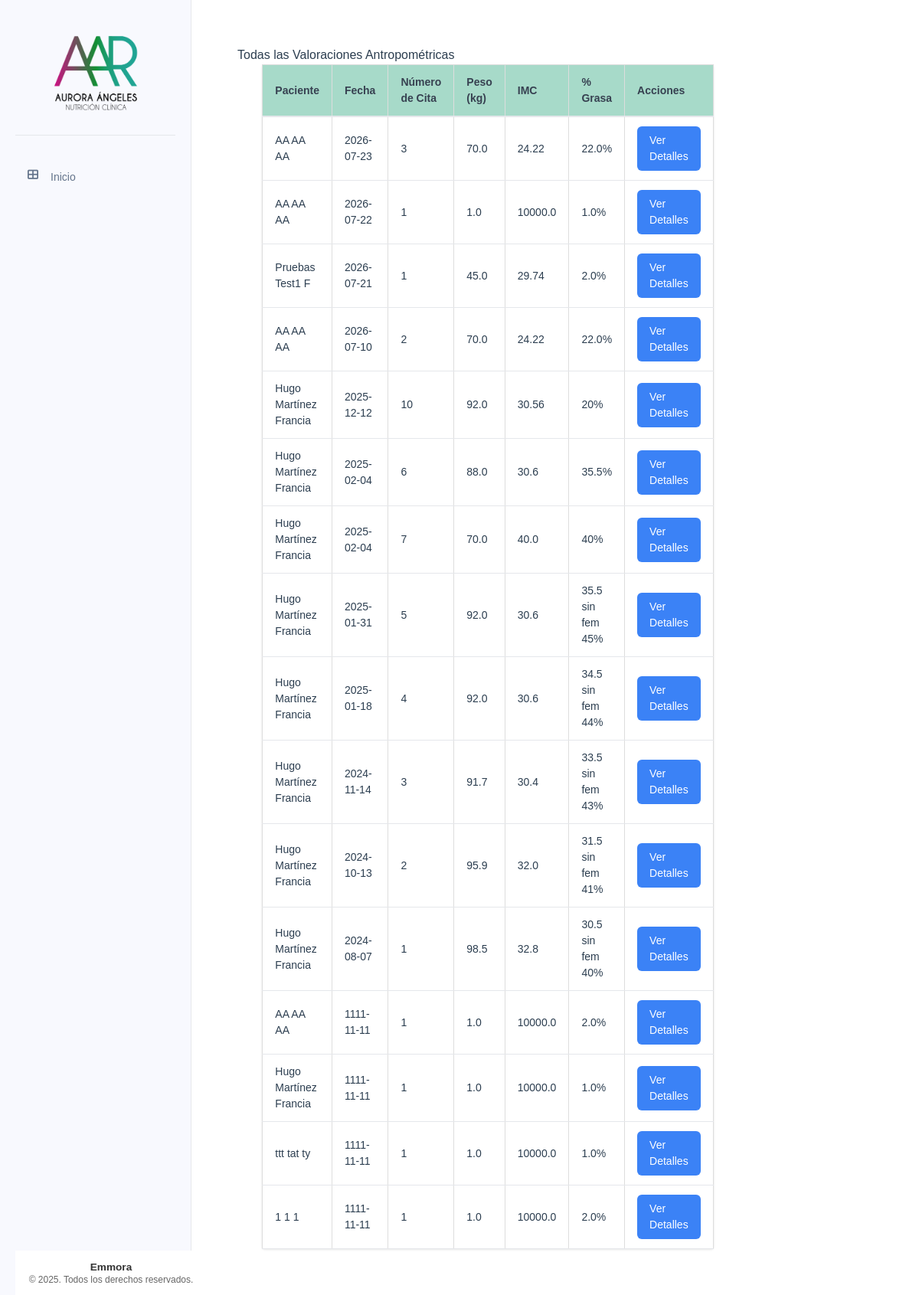
The app's page /valoraciones/, older data.
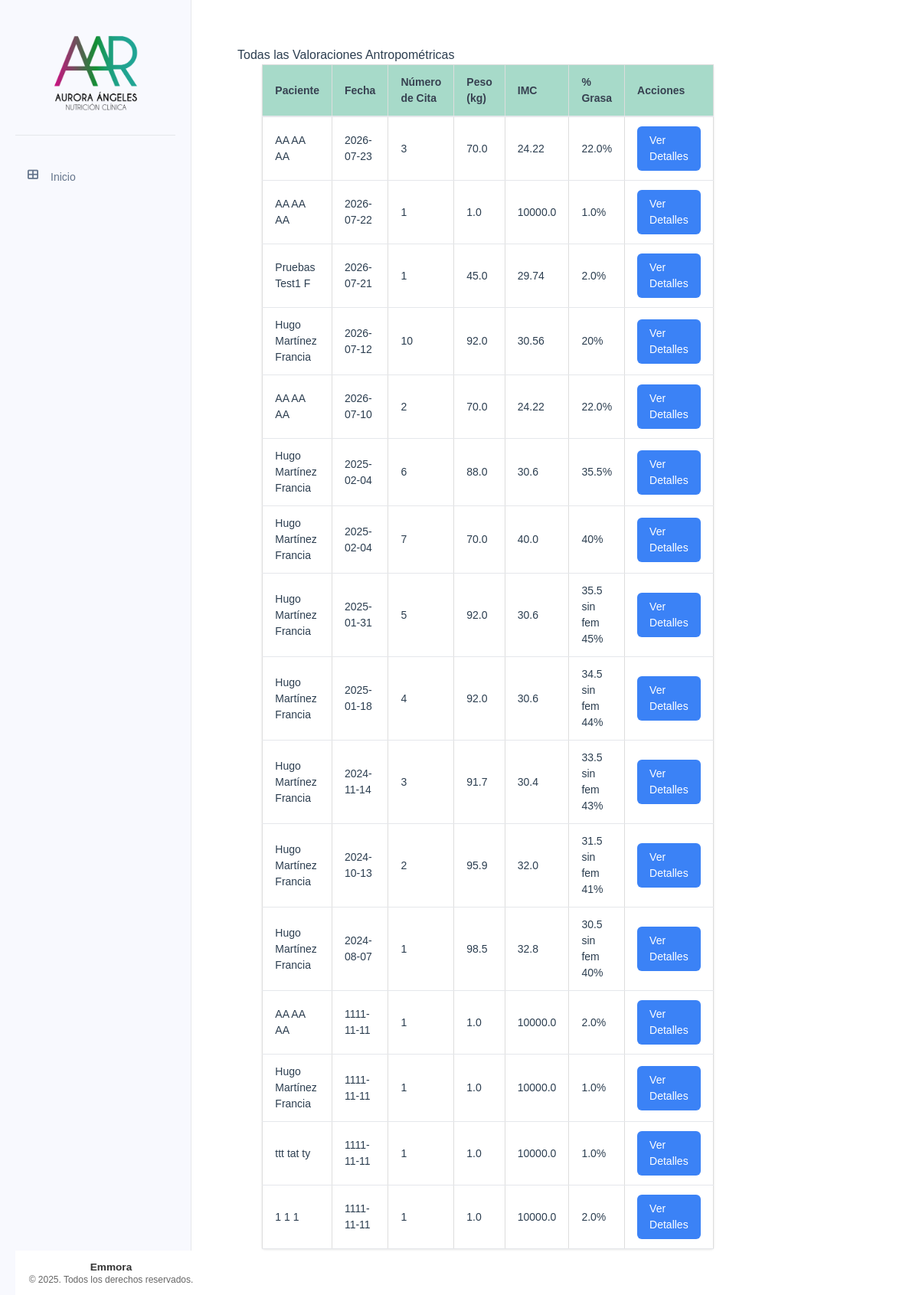
The same page, newer data.
### tables this page shows
CREATE TABLE valoracion_antropometrica (
    id INTEGER PRIMARY KEY AUTOINCREMENT,
    paciente_id INTEGER NOT NULL,
    numero_cita INTEGER NOT NULL,
    fecha DATE NOT NULL,
    estatura FLOAT NOT NULL,
    peso FLOAT NOT NULL,
    imc FLOAT NOT NULL,
    grasa FLOAT NOT NULL,
    cintura FLOAT NOT NULL,
    torax FLOAT NOT NULL,
    brazo FLOAT NOT NULL,
    cadera FLOAT NOT NULL,
    pierna FLOAT NOT NULL,
    pantorrilla FLOAT NOT NULL,
    tension_arterial TEXT NOT NULL,
    frecuencia_cardiaca INTEGER NOT NULL,
    bicep FLOAT NOT NULL,
    tricep FLOAT NOT NULL,
    suprailiaco FLOAT NOT NULL,
    subescapular FLOAT NOT NULL,
    femoral FLOAT,
    porcentaje_grasa TEXT NOT NULL,
    --porcentaje_grasa_fem FLOAT NOT NULL,
    ultima_dieta TEXT,
    FOREIGN KEY (paciente_id) REFERENCES pacientes (id)
);

CREATE TABLE pacientes (
    id INTEGER PRIMARY KEY AUTOINCREMENT,
    nombre TEXT NOT NULL,
    apellido_paterno TEXT NOT NULL,
    apellido_materno TEXT NOT NULL,
    fecha_nacimiento DATE NOT NULL,
    telefono TEXT NOT NULL,
    correo TEXT UNIQUE NOT NULL,
    ciudad TEXT NOT NULL,
    fecha_registro TIMESTAMP DEFAULT CURRENT_TIMESTAMP,
    status TEXT NOT NULL DEFAULT 'activo' CHECK (status IN ('activo', 'inactivo'))
);

### app/controllers/valoracion_antropometrica.py (the view)
@valoracion.route('/')
def todas_valoraciones():
    valoraciones = ValoracionAntropometrica.obtener_todas()
    return render_template('valoraciones/todas_valoraciones.html', valoraciones=valoraciones)

### app/db.py (called while the page is built)
def get_db():
    if 'db' not in g:
        try:
            db_path = os.environ.get('DATABASE_URL', 'pacientes.db')
            g.db = sqlite3.connect(
                db_path,
                detect_types=sqlite3.PARSE_DECLTYPES
            )
            g.db.row_factory = sqlite3.Row
        except sqlite3.Error as e:
            logger.error(f"Error crítico al conectar con la base de datos SQLite: {e}")
            raise e
    return g.db

def query_db(query, args=(), one=False):
    try:
        cur = get_db().execute(query, args)
        rv = cur.fetchall()
        cur.close()
        return (rv[0] if rv else None) if one else rv
    except sqlite3.Error as e:
        logger.error(f"Error al ejecutar query: {query}. Args: {args}. Detalle: {e}")
        raise e

### app/models/valoracion_antropometrica.py (called while the page is built)
    @staticmethod
    def obtener_todas():
        return query_db('''
            SELECT va.*, p.nombre, p.apellido_paterno, p.apellido_materno
            FROM valoracion_antropometrica va
            JOIN pacientes p ON va.paciente_id = p.id
            ORDER BY va.fecha DESC
        ''')

### app/templates/valoraciones/todas_valoraciones.html (shortened to what this page needs)
{% extends "base/base.html" %}
{% block content %}
<div class="valoracion-container">
    <h2>Todas las Valoraciones Antropométricas</h2>
    <table class="table">
        <thead>
            <tr>
                <th class="table__header">Paciente</th>
                <th class="table__header">Fecha</th>
                <th class="table__header">Número de Cita</th>
                <th class="table__header">Peso (kg)</th>
                <th class="table__header">IMC</th>
                <th class="table__header">% Grasa</th>
                <th class="table__header">Acciones</th>
            </tr>
        </thead>
        <tbody>
            {% for valoracion in valoraciones %}
            <tr>
                <td class="table__cell">{{ valoracion['nombre'] }} {{ valoracion['apellido_paterno'] }} {{ valoracion['apellido_materno'] }}</td>
                <td class="table__cell">{{ valoracion['fecha'] }}</td>
                <td class="table__cell">{{ valoracion['numero_cita'] }}</td>
                <td class="table__cell">{{ valoracion['peso'] }}</td>
                <td class="table__cell">{{ valoracion['imc'] }}</td>
                <td class="table__cell">{{ valoracion['porcentaje_grasa'] }}%</td>
                <td class="table__cell">
                    <a href="{{ url_for('valoracion.lista_valoraciones', paciente_id=valoracion['paciente_id']) }}" class="action-button">Ver Detalles</a>
                </td>
            </tr>
            {% endfor %}
        </tbody>
    </table>
</div>
{% endblock %}

### app/templates/base/base.html (shortened to what this page needs)
<!DOCTYPE html>
<html lang="es">
<head>
    <link rel="stylesheet" href="{{ url_for('static', filename='css/components/base.css') }}">
    <link rel="stylesheet" href="{{ url_for('static', filename='css/components/_forms.css') }}">
    <link rel="stylesheet" href="{{ url_for('static', filename='css/components/_tables.css') }}">
    <link rel="stylesheet" href="{{ url_for('static', filename='css/components/_buttons.css') }}">
    <link rel="stylesheet" href="{{ url_for('static', filename='css/components/_cards.css') }}">
    <link rel="stylesheet" href="{{ url_for('static', filename='css/components/_tabs.css') }}">
    <link rel="stylesheet" href="{{ url_for('static', filename='css/components/_modal.css') }}">
    <link rel="stylesheet" href="{{ url_for('static', filename='css/components/_sidebar.css') }}">
    <script src="https://cdn.tailwindcss.com"></script>
    <link rel="stylesheet" href="{{ url_for('static', filename='css/style.css') }}">
    <link href="https://cdnjs.cloudflare.com/ajax/libs/font-awesome/6.4.0/css/all.min.css" rel="stylesheet">
</head>
<body>
    <div class="container" x-data="{ menuOpen: false }">
        <nav class="sidebar">
            <div class="sidebar__header">
                <img src="{{ url_for('static', filename='img/logos/logo.png') }}"
                        alt="Sistema de Pacientes"
                        class="sidebar__logo"
                        onerror="this.onerror=null; this.src='{{ url_for('static', filename='img/logos/default-logo.png') }}'">
            </div>
            <ul class="sidebar__list">
                <li class="sidebar__item">
                    <a href="{{ url_for('main.index') }}" class="sidebar__link">
                        <i class="fas fa-th-large sidebar__icon"></i> Inicio
                    </a>
                </li>
            </ul>
            <div class="sidebar-footer">
                <div class="footer-content">
                    <p>Emmora</p>
                    <p>&copy; 2025. Todos los derechos reservados.</p>
                </div>
            </div>
        </nav>
        <main class="p-6 md:p-10 space-y-10">
            {% block content %}{% endblock %}
        </main>
    </div>
</body>
</html>

### app/static/css/components/base.css (style rules this page uses)
.sidebar__header { padding: 1rem; text-align: center; border-bottom: 1px solid rgba(255, 255, 255, 0.1); min-height: 80px; display: flex; align-items: center; justify-content: center; }
.sidebar__logo { max-width: 150px; height: auto; display: block; margin: 0 auto; }

### app/static/css/components/_tables.css (style rules this page uses)
.table { width: 100%; border-collapse: collapse; margin-bottom: 1rem; }
.table__header { background-color: #f8f9fa; padding: 12px; text-align: left; border-bottom: 2px solid #dee2e6; }
.table__cell { padding: 12px; border-bottom: 1px solid #dee2e6; }

### app/static/css/components/_buttons.css (style rules this page uses)
.action-button { display: inline-flex; align-items: center; gap: 0.5rem; padding: 8px 16px; background-color: #3498db; color: white; border: none; border-radius: 4px; text-decoration: none; cursor: pointer; transition: background-color 0.3s; }

### app/static/css/components/_sidebar.css (style rules this page uses)
.sidebar-footer { position: fixed; bottom: 0; width: 250px; padding: 0.5rem; border-top: 1px solid rgba(255, 255, 255, 0.1); background-color: #fff; z-index: 100; }
.footer-content { text-align: center; color: #666; font-size: 0.75rem; padding: 5px 0; }
.footer-content p { margin: 0; line-height: 1.2; }
.footer-content p:first-child { font-weight: 600; font-size: 0.85rem; color: #333; }
.sidebar__list { margin-bottom: 60px; }

### app/static/css/style.css (style rules this page uses)
body { font-family: Arial, sans-serif; margin: 0; padding: 0; color: #2c3e50; }
.container { display: grid; grid-template-columns: 250px 1fr; min-height: 100vh; }
.sidebar { width: 250px; background-color: #f8f9fe; padding: 20px; transition: all 0.3s ease; border-right: 1px solid #e5e7eb; }
.sidebar__list { list-style-type: none; padding: 0; margin-top: 2rem; }
.sidebar__item { margin-bottom: 0.5rem; }
.sidebar__link { text-decoration: none; color: #64748b; display: flex; align-items: center; padding: 0.75rem 1rem; border-radius: 0.5rem; transition: all 0.3s ease; font-size: 0.875rem; }
.sidebar__icon { margin-right: 10px; width: 20px; height: 20px; display: flex; align-items: center; justify-content: center; }
.sidebar__header { padding: 1rem; text-align: center; border-bottom: 1px solid #e5e7eb; margin-bottom: 1.5rem; }
.sidebar__logo { max-width: 150px; height: auto; display: block; margin: 0 auto; }
.table { width: 100%; border-collapse: collapse; margin: 20px 0; font-size: 16px; text-align: left; }
.table__header, .table__cell { border: 1px solid #ddd; padding: 8px; text-align: left; }
.table__header { background-color: #f2f2f2; }
.table { max-width: 90%; background-color: white; margin: 0 auto; box-shadow: 0 1px 3px rgba(0, 0, 0, 0.1); border-radius: 4px; }
.table__header { padding: 12px 16px; text-align: left; font-weight: 600; font-size: 0.875rem; color: #374151; background-color: #119b6e5e; border-bottom: 2px solid #e5e7eb; }
.table__cell { padding: 12px 16px; font-size: 0.875rem; border-bottom: 1px solid #e5e7eb; }
.action-button { display: inline-flex; align-items: center; padding: 0.5rem 1rem; font-size: 0.875rem; font-weight: 500; border-radius: 0.375rem; background-color: #3b82f6; color: white; text-decoration: none; transition: background-color 0.2s; }
.valoracion-container { max-width: 1200px; margin: 0 auto; padding: 20px; background-color: #fff; }
.action-button { display: inline-flex; align-items: center; gap: 0.5rem; padding: 0.5rem 1rem; background-color: #3b82f6; color: white; border-radius: 0.375rem; text-decoration: none; font-size: 0.875rem; font-weight: 500; transition: background-color 0.2s; }

Row changes from the older to the newer data that the page shows:
changed valoracion_antropometrica (number 4 of 16 on the later page): fecha "2025-12-12" → "2026-07-12"; moves up the list
